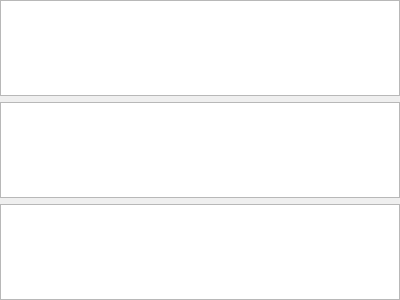
<?xml version="1.0" encoding="UTF-8"?>
<ui version="4.0">
 <class>plotArea</class>
 <widget class="QWidget" name="plotArea">
  <property name="geometry">
   <rect>
    <x>0</x>
    <y>0</y>
    <width>400</width>
    <height>300</height>
   </rect>
  </property>
  <property name="windowTitle">
   <string>Form</string>
  </property>
  <layout class="QVBoxLayout" name="verticalLayout">
   <property name="leftMargin">
    <number>0</number>
   </property>
   <property name="topMargin">
    <number>0</number>
   </property>
   <property name="rightMargin">
    <number>0</number>
   </property>
   <property name="bottomMargin">
    <number>0</number>
   </property>
   <item>
    <widget class="QChartView" name="sgyPlot1">
     <property name="enabled">
      <bool>true</bool>
     </property>
     <property name="renderHints">
      <set>QPainter::Antialiasing|QPainter::TextAntialiasing</set>
     </property>
    </widget>
   </item>
   <item>
    <widget class="QChartView" name="sgyPlot2"/>
   </item>
   <item>
    <widget class="QChartView" name="sgyPlot3"/>
   </item>
  </layout>
 </widget>
 <customwidgets>
  <customwidget>
   <class>QChartView</class>
   <extends>QGraphicsView</extends>
   <header>QtCharts/QtCharts</header>
  </customwidget>
 </customwidgets>
 <resources/>
 <connections/>
</ui>
